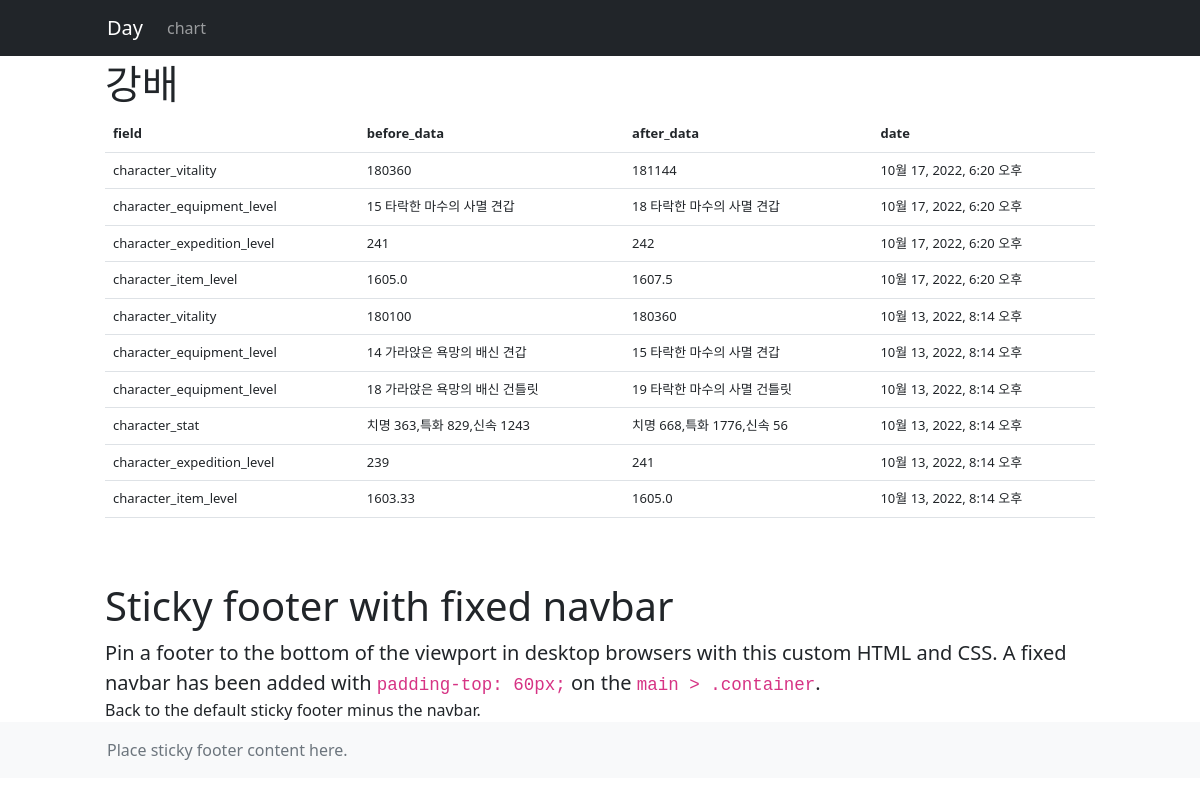
The page /guild/강배/ on the database as committed earlier.
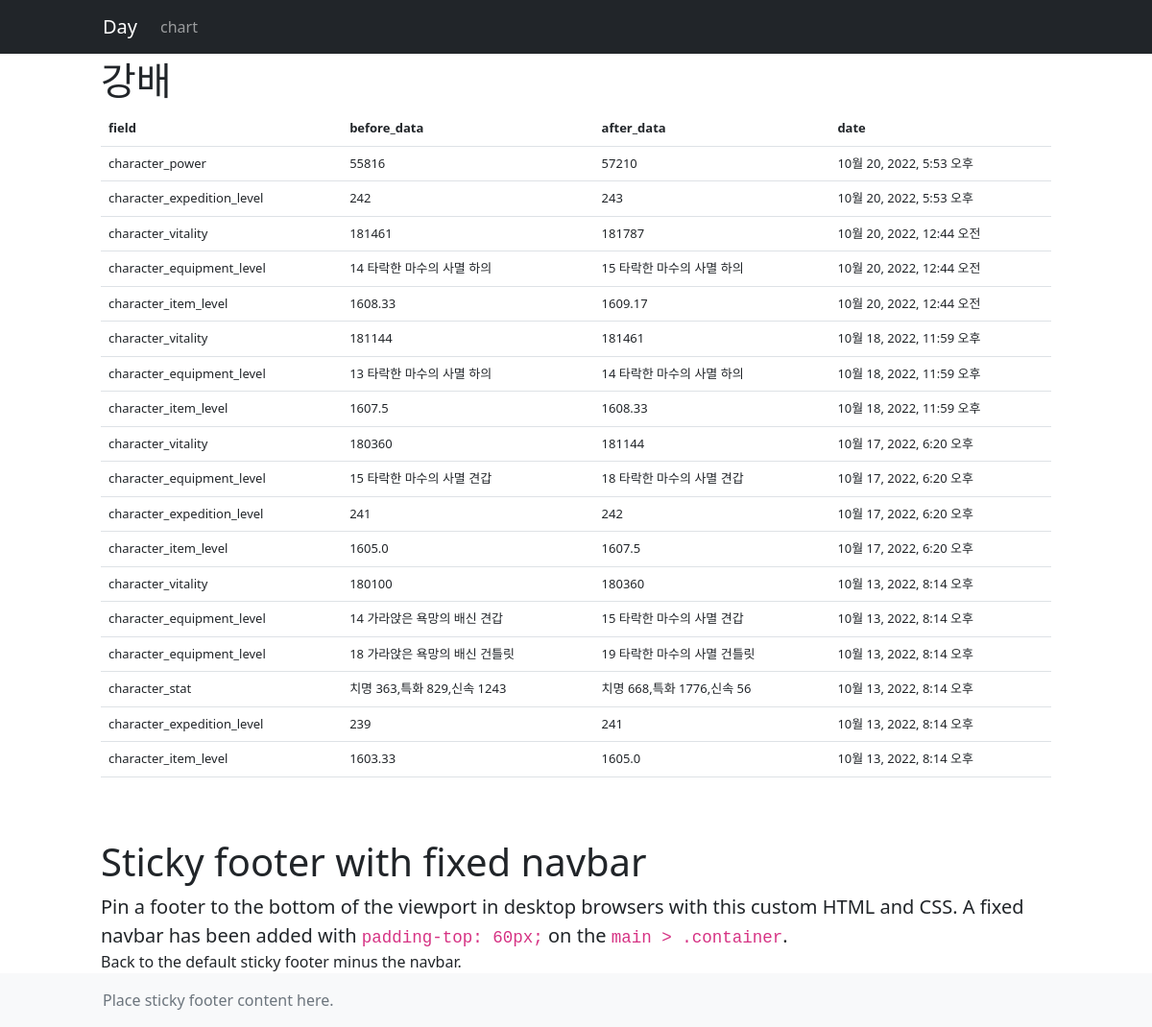
The same page on the database as committed later.
### guild/models.py (models this page shows, shortened)
class History(models.Model):
    character_name = models.ForeignKey(Member, on_delete=models.CASCADE)
    field = models.CharField(max_length=50)
    before_data = models.CharField(max_length=200)
    after_data = models.CharField(max_length=200)
    date = models.DateTimeField(auto_now_add=True)

### guild/views.py (the view)
# urls.py: path('<str:character_name>/', views.history, name='history')
def history(request, character_name):
    character_history = History.objects.filter(character_name=character_name).order_by('-date')
    context = {'character_name': character_name, 'character_history': character_history}
    return render(request, 'guild/character_history.html', context)

### templates/guild/character_history.html
{% extends 'base.html' %}
{% load guild_filter %}
{% block content %}
<h1>{{character_name}}</h1>
<div class="table-responsive text-nowrap">
    <table class="table">
        <thead>
        <tr>
            <th scope="col">field</th>
            <th scope="col">before_data</th>
            <th scope="col">after_data</th>
            <th scope="col">date</th>
        </tr>
        </thead>
        <tbody>
        {% if character_history %}
        {% for history in character_history %}
        <tr>
            <td>{{history.field}}</a></td>
            <td>{{history.before_data}}</td>
            <td>{{history.after_data}}</td>
            <td>{{history.date}}</td>
        </tr>
        {% endfor %}
        {% else %}
        <tr>
            <td>no data</td>
        </tr>
        {% endif %}
        </tbody>
    </table>
</div>
{% endblock %}

### templates/base.html (shortened to what this page needs)
{% load static %}
<!doctype html>
<html lang="ko">
<head>
    <link rel="stylesheet" type="text/css" href="{% static 'bootstrap.min.css' %}">
    <link rel="stylesheet" type="text/css" href="{% static 'style.css' %}">
</head>
<body>
<header>
  <nav class="navbar navbar-expand-md navbar-dark fixed-top bg-dark">
    <div class="container">
      <a class="navbar-brand" href="{% url 'guild:index' %}">Day</a>
      <div class="collapse navbar-collapse" id="navbarCollapse">
        <ul class="navbar-nav me-auto mb-2 mb-md-0">
          <li class="nav-item">
            <a class="nav-link" href="{% url 'guild:chart' %}">chart</a>
          </li>
        </ul>
      </div>
    </div>
  </nav>
</header>
<main class="flex-shrink-0">
  <div class="container">
      {% block content %}
      {% endblock %}
    <h1 class="mt-5">Sticky footer with fixed navbar</h1>
    <p class="lead">Pin a footer to the bottom of the viewport in desktop browsers with this custom HTML and CSS. A fixed navbar has been added with <code class="small">padding-top: 60px;</code> on the <code class="small">main &gt; .container</code>.</p>
    <p>Back to <a href="../examples/sticky-footer/">the default sticky footer</a> minus the navbar.</p>
  </div>
</main>
<footer class="footer mt-auto py-3 bg-light">
  <div class="container">
    <span class="text-muted">Place sticky footer content here.</span>
  </div>
</footer>
</body>
</html>

### static/style.css (style rules this page uses)
main > .container { padding: 60px 10px 0; }
a { color: inherit; text-decoration: none; }
.container { max-width: 1010px; }
p { margin-bottom: 0; }
.table { font-size:13px; }

Rows that differ between the two databases and show on the page:
added History: field "character_power", before_data "55816", after_data "57210", date "10월 20, 2022, 5:53 오후"
added History: field "character_expedition_level", before_data "242", after_data "243", date "10월 20, 2022, 5:53 오후"
added History: field "character_vitality", before_data "181461", after_data "181787", date "10월 20, 2022, 12:44 오전"
added History: field "character_equipment_level", before_data "14 타락한 마수의 사멸 하의", after_data "15 타락한 마수의 사멸 하의", date "10월 20, 2022, 12:44 오전"
added History: field "character_item_level", before_data "1608.33", after_data "1609.17", date "10월 20, 2022, 12:44 오전"
added History: field "character_vitality", before_data "181144", after_data "181461", date "10월 18, 2022, 11:59 오후"
added History: field "character_equipment_level", before_data "13 타락한 마수의 사멸 하의", after_data "14 타락한 마수의 사멸 하의", date "10월 18, 2022, 11:59 오후"
added History: field "character_item_level", before_data "1607.5", after_data "1608.33", date "10월 18, 2022, 11:59 오후"
